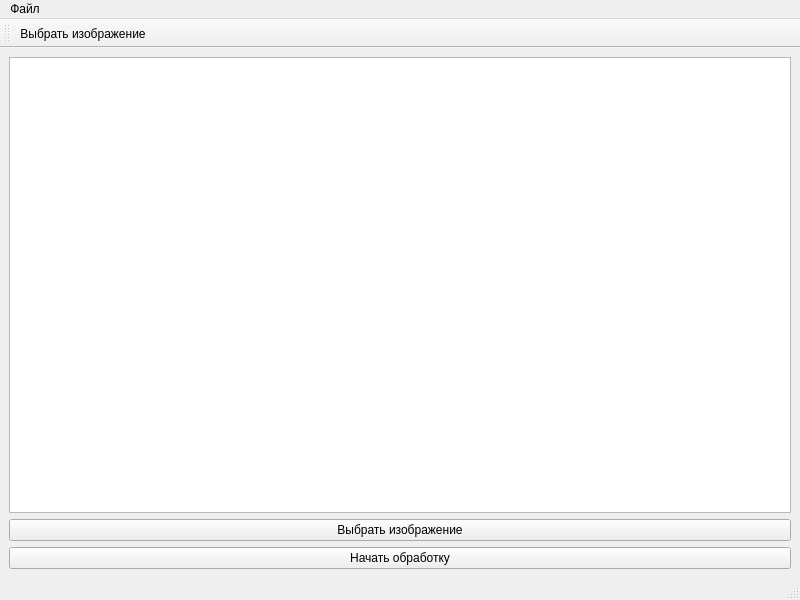
<?xml version="1.0" encoding="UTF-8"?>
<ui version="4.0">
 <class>MainWindow</class>
 <widget class="QMainWindow" name="MainWindow">
  <property name="geometry">
   <rect>
    <x>0</x>
    <y>0</y>
    <width>800</width>
    <height>600</height>
   </rect>
  </property>
  <property name="windowTitle">
   <string>Сегментация дорог</string>
  </property>
  <widget class="QWidget" name="centralwidget">
   <layout class="QVBoxLayout" name="verticalLayout">
    <item>
     <widget class="QGraphicsView" name="graphicsView"/>
    </item>
    <item>
     <widget class="QPushButton" name="choose_file_button">
      <property name="text">
       <string>Выбрать изображение</string>
      </property>
     </widget>
    </item>
    <item>
     <widget class="QPushButton" name="process_button">
      <property name="text">
       <string>Начать обработку</string>
      </property>
     </widget>
    </item>
   </layout>
  </widget>
  <widget class="QMenuBar" name="menubar">
   <property name="geometry">
    <rect>
     <x>0</x>
     <y>0</y>
     <width>800</width>
     <height>21</height>
    </rect>
   </property>
   <widget class="QMenu" name="menu">
    <property name="title">
     <string>Файл</string>
    </property>
    <addaction name="action"/>
   </widget>
   <addaction name="menu"/>
  </widget>
  <widget class="QStatusBar" name="statusbar"/>
  <widget class="QToolBar" name="toolBar">
   <property name="windowTitle">
    <string>toolBar</string>
   </property>
   <attribute name="toolBarArea">
    <enum>TopToolBarArea</enum>
   </attribute>
   <attribute name="toolBarBreak">
    <bool>false</bool>
   </attribute>
   <addaction name="action"/>
  </widget>
  <action name="action">
   <property name="icon">
    <iconset resource="../ProcessImagePOKAZ/ProcessImage/res.qrc">
     <normaloff>:/pref/icons/open-file.png</normaloff>:/pref/icons/open-file.png</iconset>
   </property>
   <property name="text">
    <string>Выбрать изображение</string>
   </property>
  </action>
 </widget>
 <resources>
  <include location="../ProcessImagePOKAZ/ProcessImage/res.qrc"/>
 </resources>
 <connections/>
</ui>
